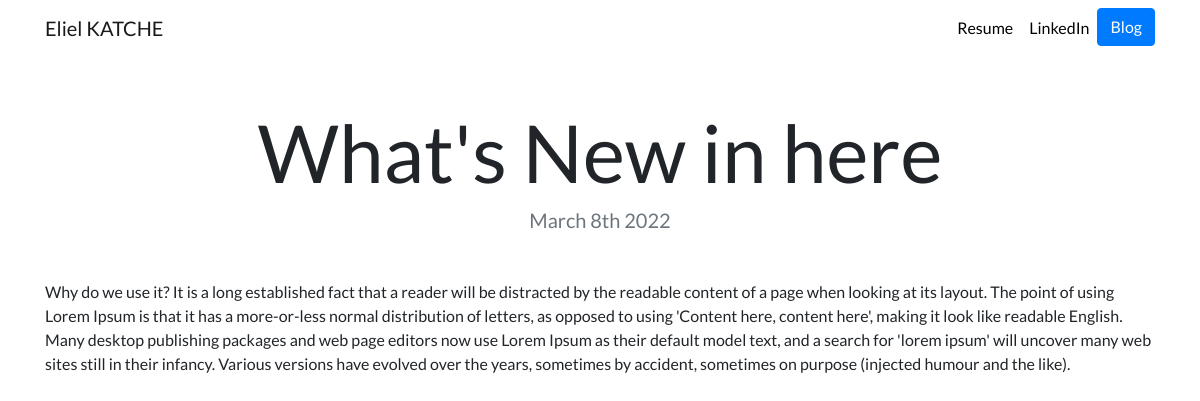
Page /blog/1/ on the committed database.
### blog/models.py (models this page shows, shortened)
class Blog(models.Model):
    title = models.CharField(max_length=200)
    description = models.TextField()
    date = models.DateField()

### blog/views.py (the view)
# urls.py: path('<int:blog_id>/',views.details, name = 'detail'),
def details(request, blog_id):
    blog = get_object_or_404(Blog, pk=blog_id)
    return render(request, 'blog/detail.html', {'blog': blog})

### blog/templates/blog/detail.html
{% extends "portfolio/base.html" %}
{% load static %}
{% block content %}
<h1 class="text-center mt-5" id="blogdetailtitle">{{ blog.title }}</h1>
<h5 class="text-center text-muted mb-5">{{ blog.date|date:'F jS Y' }}</h5>
{{ blog.description|safe }}
{% endblock %}

### portfolio/static/portfolio/custom.css (style rules this page uses)
body { font-family: 'Lato', sans-serif; }
@media (min-width: 992px) { #blogdetailtitle { font-size: 5rem; } }

### rows in the picture
Blog: title "What's New in here", date "March 8th 2022", description "Why do we use it? It is a long established fact that a reader will be distracted by the readable content of a page when looking at its layout. The point of using Lorem Ipsum is that it has a more-or-less normal distribution of letters, as opposed to using 'Content here, content here', making it look like readable English. Many desktop publishing packages and web page editors now use Lorem Ipsum as their default model text, and a search for 'lorem ipsum' will uncover many web sites still in their infancy. Various versions have evolved over the years, sometimes by accident, sometimes on purpose (injected humour and the like)."
